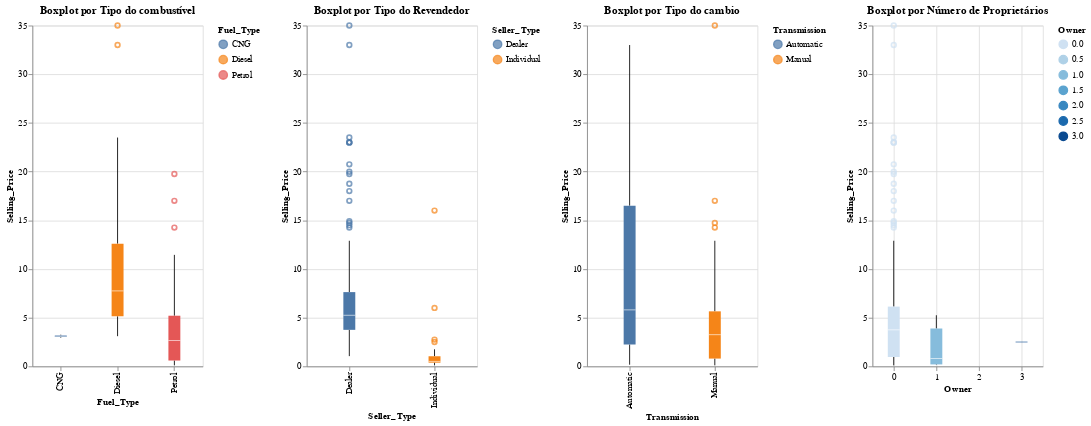

The notebook cell saved with this chart:
### Code cell
wd = 200
hg = 400

interval = alt.selection_interval()

box1 = alt.Chart(base_car).mark_boxplot().encode(
    x='Fuel_Type',
    y='Selling_Price',
    color='Fuel_Type',
).properties(
     width=wd,
    height=hg,
    title=alt.TitleParams(text="Boxplot por Tipo do combustível")
).add_selection(
    interval
)

box2 = alt.Chart(base_car).mark_boxplot().encode(
    x='Seller_Type',
    y='Selling_Price',
    color='Seller_Type'
).properties(
     width=wd,
    height=hg,
    title=alt.TitleParams(text="Boxplot por Tipo do Revendedor")
).add_selection(
    interval
)

box3 = alt.Chart(base_car).mark_boxplot().encode(
    x='Transmission',
    y='Selling_Price',
    color='Transmission'
).properties(
     width=wd,
    height=hg,
    title=alt.TitleParams(text="Boxplot por Tipo do cambio")
).add_selection(
    interval
)

box4 = alt.Chart(base_car).mark_boxplot().encode(
    x='Owner',
    y='Selling_Price',
    color='Owner'
).properties(
     width=wd,
    height=hg,
    title=alt.TitleParams(text="Boxplot por Número de Proprietários")
).add_selection(
    interval
)

box1 | box2 | box3 | box4

### Figure 1 — Vega-Lite specification as saved in the notebook (floating-point values rounded to 4 significant figures; data arrays with more than 128 entries replaced by an {"elided": "..."} marker saying what was removed)
{"config": {"view": {"continuousWidth": 400, "continuousHeight": 300}}, "hconcat": [{"mark": "boxplot", "encoding": {"color": {"field": "Fuel_Type", "type": "nominal"}, "x": {"field": "Fuel_Type", "type": "nominal"}, "y": {"field": "Selling_Price", "type": "quantitative"}}, "height": 400, "selection": {"selector002": {"type": "interval"}}, "title": {"text": "Boxplot por Tipo do combustível"}, "width": 200}, {"mark": "boxplot", "encoding": {"color": {"field": "Seller_Type", "type": "nominal"}, "x": {"field": "Seller_Type", "type": "nominal"}, "y": {"field": "Selling_Price", "type": "quantitative"}}, "height": 400, "selection": {"selector002": {"type": "interval"}}, "title": {"text": "Boxplot por Tipo do Revendedor"}, "width": 200}, {"mark": "boxplot", "encoding": {"color": {"field": "Transmission", "type": "nominal"}, "x": {"field": "Transmission", "type": "nominal"}, "y": {"field": "Selling_Price", "type": "quantitative"}}, "height": 400, "selection": {"selector002": {"type": "interval"}}, "title": {"text": "Boxplot por Tipo do cambio"}, "width": 200}, {"mark": "boxplot", "encoding": {"color": {"field": "Owner", "type": "quantitative"}, "x": {"field": "Owner", "type": "quantitative"}, "y": {"field": "Selling_Price", "type": "quantitative"}}, "height": 400, "selection": {"selector002": {"type": "interval"}}, "title": {"text": "Boxplot por Número de Proprietários"}, "width": 200}], "data": {"name": "data-5575af47bf60edff7f26772eaa32c28d"}, "$schema": "https://vega.github.io/schema/vega-lite/v4.17.0.json", "datasets": {"data-5575af47bf60edff7f26772eaa32c28d": {"elided": "301 records"}}}
